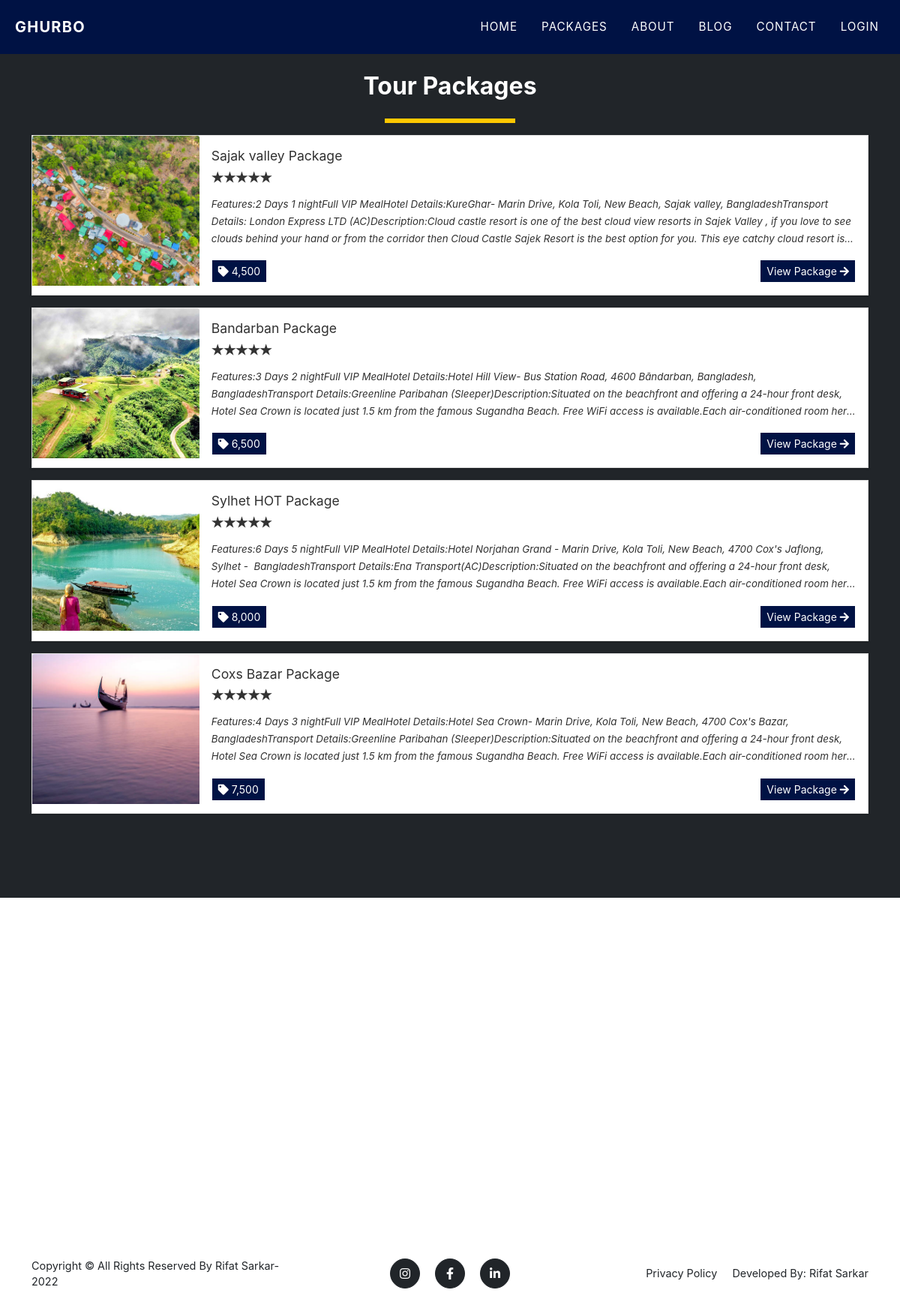
The page /?page=packages on the database its author committed.
### tables this page shows
CREATE TABLE `packages` (
  `id` int(30) NOT NULL,
  `title` text DEFAULT NULL,
  `tour_location` text DEFAULT NULL,
  `cost` double NOT NULL,
  `description` text DEFAULT NULL,
  `upload_path` text DEFAULT NULL,
  `status` tinyint(4) NOT NULL DEFAULT 1 COMMENT '1 =active ,2 = Inactive',
  `date_created` datetime NOT NULL DEFAULT current_timestamp()
);

### config.php (called while the page is built, shortened)
<?php
function validate_image($file){
	if(!empty($file)){
		if(is_file(base_app.$file)){
			return base_url.$file;
		}else{
			return base_url.'dist/img/no-image-available.png';
		}
	}else{
		return base_url.'dist/img/no-image-available.png';
	}
}
?>

### packages.php (the view, shortened to what this page needs)
<section class="page-section bg-dark" id="home">
	<div class="container">
		<h2 class="text-center">Tour Packages</h2>
	<div class="d-flex w-100 justify-content-center">
		<hr class="border-warning" style="border:3px solid" width="15%">
	</div>
	<div class="w-100">
		<?php
		$packages = $conn->query("SELECT * FROM `packages` order by rand() ");
			while($row = $packages->fetch_assoc() ):
				$cover='';
				if(is_dir(base_app.'uploads/package_'.$row['id'])){
					$img = scandir(base_app.'uploads/package_'.$row['id']);
					$k = array_search('.',$img);
					if($k !== false)
						unset($img[$k]);
					$k = array_search('..',$img);
					if($k !== false)
						unset($img[$k]);
					$cover = isset($img[2]) ? 'uploads/package_'.$row['id'].'/'.$img[2] : "";
				}
				$row['description'] = strip_tags(stripslashes(html_entity_decode($row['description'])));
				$rate = 0;
		?>
			<div class="card d-flex w-100 rounded-0 mb-3 package-item">
				<img class="card-img-top" src="<?php echo validate_image($cover) ?>" alt="<?php echo $row['title'] ?>" height="200rem" style="object-fit:cover">
				<div class="card-body">
				<h5 class="card-title truncate-1"><?php echo $row['title'] ?></h5>
				<div class=" w-100 d-flex justify-content-start">
				<form action="">
					<div class="stars stars-small">
							<input disabled class="star star-5" id="star-5" type="radio" name="star" <?php echo $rate == 5 ? "checked" : '' ?>/> <label class="star star-5" for="star-5"></label>
							<input disabled class="star star-4" id="star-4" type="radio" name="star" <?php echo $rate == 4 ? "checked" : '' ?>/> <label class="star star-4" for="star-4"></label>
							<input disabled class="star star-3" id="star-3" type="radio" name="star" <?php echo $rate == 3 ? "checked" : '' ?>/> <label class="star star-3" for="star-3"></label>
							<input disabled class="star star-2" id="star-2" type="radio" name="star" <?php echo $rate == 2 ? "checked" : '' ?>/> <label class="star star-2" for="star-2"></label>
							<input disabled class="star star-1" id="star-1" type="radio" name="star" <?php echo $rate == 1 ? "checked" : '' ?>/> <label class="star star-1" for="star-1"></label>
					</div>
				</form>
				</div>
				<p class="card-text truncate"><?php echo $row['description'] ?></p>
				<div class="w-100 d-flex justify-content-between">
					<span class="rounded-0 btn btn-flat btn-sm btn-primary"><i class="fa fa-tag"></i> <?php echo number_format($row['cost']) ?></span>
					<a href="./?page=view_package&id=<?php echo md5($row['id']) ?>" class="btn btn-sm btn-flat btn-warning">View Package <i class="fa fa-arrow-right"></i></a>
				</div>
				</div>
			</div>
		<?php endwhile; ?>
	</div>
	</div>
</section>

### index.php (shortened to what this page needs)
<!DOCTYPE html>
<html lang="en" class="" style="height: auto;">
<?php require_once('config.php'); ?>
 <?php require_once('inc/header.php') ?>
  <body class="hold-transition layout-top-nav" >
     <?php $page = isset($_GET['page']) ? $_GET['page'] : 'portal';  ?>
     <?php require_once('inc/topBarNav.php') ?>
     <?php
        if(!file_exists($page.".php") && !is_dir($page)){
            include '404.html';
        }else{
          if(is_dir($page))
            include $page.'/index.php';
          else
            include $page.'.php';
        }
      ?>
      <div class="row">
        <div class="col-md-12">
        <div class="google-map">
        <iframe style="width:100%" src="https://www.google.com/maps/embed?pb=!1m18!1m12!1m3!1d3746840.952815596!2d88.10068738205693!3d23.495631769977344!2m3!1f0!2f0!3f0!3m2!1i1024!2i768!4f13.1!3m3!1m2!1s0x30adaaed80e18ba7%3A0xf2d28e0c4e1fc6b!2sBangladesh!5e0!3m2!1sen!2sbd!4v1660901941969!5m2!1sen!2sbd" width="600" height="450" style="border:0;" allowfullscreen="" loading="lazy"></iframe>
        </div>
        </div>
      </div>
      <?php require_once('inc/footer.php') ?>
  </body>
</html>

### inc/header.php (shortened to what this page needs)
<head>
    <link rel="stylesheet" href="<?php echo base_url ?>plugins/fontawesome-free/css/all.min.css">
    <link rel="stylesheet" href="<?php echo base_url ?>plugins/tempusdominus-bootstrap-4/css/tempusdominus-bootstrap-4.min.css">
  <link rel="stylesheet" href="<?php echo base_url ?>plugins/datatables-bs4/css/dataTables.bootstrap4.min.css">
  <link rel="stylesheet" href="<?php echo base_url ?>plugins/datatables-responsive/css/responsive.bootstrap4.min.css">
  <link rel="stylesheet" href="<?php echo base_url ?>plugins/datatables-buttons/css/buttons.bootstrap4.min.css">
  <link rel="stylesheet" href="<?php echo base_url ?>plugins/select2/css/select2.min.css">
  <link rel="stylesheet" href="<?php echo base_url ?>plugins/select2-bootstrap4-theme/select2-bootstrap4.min.css">
    <link rel="stylesheet" href="<?php echo base_url ?>plugins/icheck-bootstrap/icheck-bootstrap.min.css">
    <link rel="stylesheet" href="<?php echo base_url ?>plugins/jqvmap/jqvmap.min.css">
    <link rel="stylesheet" href="<?php echo base_url ?>dist/css/adminlte.css">
    <link rel="stylesheet" href="<?php echo base_url ?>dist/css/custom.css">
    <link rel="stylesheet" href="<?php echo base_url ?>assets/css/styles.css">
    <link rel="stylesheet" href="<?php echo base_url ?>plugins/overlayScrollbars/css/OverlayScrollbars.min.css">
    <link rel="stylesheet" href="<?php echo base_url ?>plugins/daterangepicker/daterangepicker.css">
    <link rel="stylesheet" href="<?php echo base_url ?>plugins/summernote/summernote-bs4.min.css">
  <link rel="stylesheet" href="<?php echo base_url ?>plugins/sweetalert2-theme-bootstrap-4/bootstrap-4.min.css">
  </head>

### inc/topBarNav.php (shortened to what this page needs)
<nav class="navbar navbar-expand-lg navbar-dark fixed-top navbar-shrink" id="mainNav">
           <div class="container-fluid">
               <a class="navbar-brand" href="index.php"><span class="text-waring">GHURBO</span></a>
               <div class="collapse navbar-collapse" id="navbarResponsive">
                   <ul class="navbar-nav text-uppercase ms-auto py-4 py-lg-0">
                       <li class="nav-item"><a class="nav-link" href="<?php echo $page !='home' ? './':''  ?>">Home</a></li>
                       <li class="nav-item"><a class="nav-link" href="./?page=packages">Packages</a></li>
                       <li class="nav-item"><a class="nav-link" href="<?php echo $page !='home' ? './':''  ?>#about">About</a></li>
                       <li class="nav-item"><a class="nav-link" href="blog.php">Blog</a></li>
                       <li class="nav-item"><a class="nav-link" href="<?php echo $page !='home' ? './':''  ?>#contact">Contact</a></li>
                       <?php if(isset($_SESSION['userdata'])): ?>
                         <li class="nav-item"><a class="nav-link" href="./?page=my_account"><i class="fa fa-user"></i> Hi, <?php  echo $_settings->userdata('firstname') ?>!</a></li>
                         <li class="nav-item"><a class="nav-link" href="logout.php"><i class="fa fa-sign-out-alt"></i></a></li>
                       <?php else: ?>
                         <li class="nav-item"><a class="nav-link" href="javascript:void(0)" id="login_btn">Login</a></li>
                       <?php endif; ?>
                   </ul>
               </div>
           </div>
       </nav>

### inc/footer.php (shortened to what this page needs)
<footer class="footer py-4">
	<div class="container">
		<div class="row align-items-center">
			<div class="col-lg-4 text-lg-start">Copyright &copy; All Rights Reserved By Rifat Sarkar-2022</div>
			<div class="col-lg-4 my-3 my-lg-0">
				<a class="btn btn-dark btn-social mx-2" href="https://www.instagram.com/rifatsarkarrazib/"><i class="fab fa-instagram"></i></a>
				<a class="btn btn-dark btn-social mx-2" href="https://www.facebook.com/profile.php?id=100076616678721"><i class="fab fa-facebook-f"></i></a>
				<a class="btn btn-dark btn-social mx-2" href="https://www.linkedin.com/in/rifat-sarkar-8658a820b/?fbclid=IwAR2KUJj2oIpc7oLr8sM7DTFg7l-POh2u4NJ4Ld_lYGo3AZs-nPqD2F4ApNs"><i class="fab fa-linkedin-in"></i></a>
			</div>
			<div class="col-lg-4 text-lg-end">
				<a class="link-dark text-decoration-none me-3" href="javascript:void(0)" id="p_use">Privacy Policy</a>
        <span>Developed By: Rifat Sarkar</a></span>
			</div>
		</div>
	</div>
</footer>

### index.php (style rules this page uses)
.btn-primary { color: #fff; background-color: #001244; border-color: #ffffff; }
#mainNav .navbar-brand { color: #fff; }
.btn-warning { color: #fff; background-color: #001244; border-color: #ffffff; }
#mainNav.navbar-shrink { background-color: #001244; }
.bg-dark { background-color: #001244; }

### rows shown on the page
packages: shows a picture, title "Sajak valley Package", description "Features:2 Days 1 nightFull VIP MealHotel Details:KureGhar- Marin Drive, Kola Toli, New Beach, Sajak valley, BangladeshTransport Details: London Express LTD (AC)Description:Cloud castle resort is one of the best cloud view resorts in Sajek Valley , if you love to see clouds behind your hand or from the corridor then Cloud Castle Sajek Resort is the best option for you. This eye catchy cloud resort…", cost "4,500"
packages: shows a picture, title "Bandarban Package", description "Features:3 Days 2 nightFull VIP MealHotel Details:Hotel Hill View- Bus Station Road, 4600 Bāndarban, Bangladesh, BangladeshTransport Details:Greenline Paribahan (Sleeper)Description:Situated on the beachfront and offering a 24-hour front desk, Hotel Sea Crown is located just 1.5 km from the famous Sugandha Beach. Free WiFi access is available.Each air-conditioned room…", cost "6,500"
packages: shows a picture, title "Sylhet HOT Package", description "Features:6 Days 5 nightFull VIP MealHotel Details:Hotel Norjahan Grand - Marin Drive, Kola Toli, New Beach, 4700 Cox's Jaflong, Sylhet - BangladeshTransport Details:Ena Transport(AC)Description:Situated on the beachfront and offering a 24-hour front desk, Hotel Sea Crown is located just 1.5 km from the famous Sugandha Beach. Free WiFi access is available.Each air-conditioned room…", cost "8,000"
packages: shows a picture, title "Coxs Bazar Package", description "Features:4 Days 3 nightFull VIP MealHotel Details:Hotel Sea Crown- Marin Drive, Kola Toli, New Beach, 4700 Cox's Bazar, BangladeshTransport Details:Greenline Paribahan (Sleeper)Description:Situated on the beachfront and offering a 24-hour front desk, Hotel Sea Crown is located just 1.5 km from the famous Sugandha Beach. Free WiFi access is available.Each air-conditioned room…", cost "7,500"
